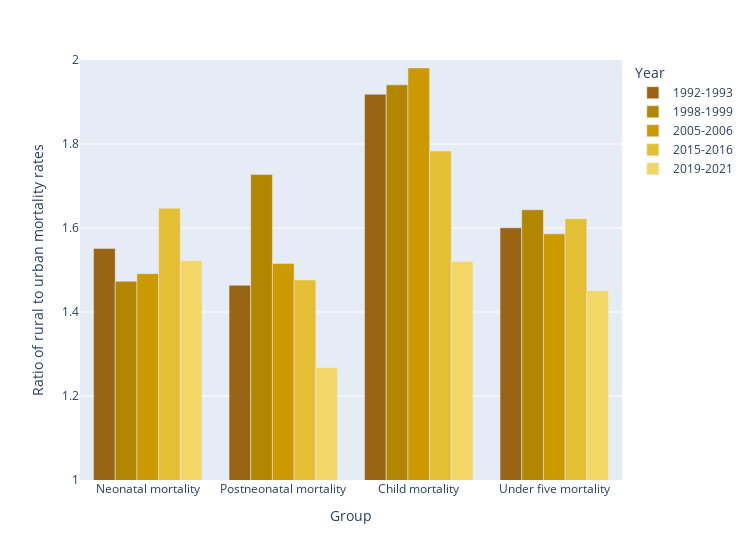

Notebook source saved alongside this figure:
### Code cell
# Proportion of rural to urban mortality rates
def proportion(data):
    temp = data.pivot(index='Year', columns='Area', values='Total Rate')
    temp['Proportion'] = temp['Rural'] / temp['Urban']
    data_p = temp.reset_index()
    return data_p

UR_neonatal_p = proportion(UR_neonatal)
UR_postnatal_p = proportion(UR_postnatal)
UR_child_p = proportion(UR_child)
UR_underfive_p = proportion(UR_underfive)

# Join into one dataframe
UR_neonatal_p['Group'] = 'Neonatal mortality'
UR_postnatal_p['Group'] = 'Postneonatal mortality'
UR_child_p['Group'] = 'Child mortality'
UR_underfive_p['Group'] = 'Under five mortality'
UR_p = pd.concat([UR_neonatal_p, UR_postnatal_p, UR_child_p, UR_underfive_p])

# Plot proportion
fig = px.bar(UR_p, x='Group', y='Proportion',
             color='Year', barmode='group', width=750,
             color_discrete_sequence=['#996515', '#B38600', '#CC9900', '#E5BF33', '#F2D666']
             )
# Update layout
fig.update_layout(
    yaxis_title='Ratio of rural to urban mortality rates',
    yaxis=dict(range=[1, 2])  # Set y-axis range
)
fig.show()

### Figure 1 — Plotly figure (JSON) as saved in the notebook; plotly's stock layout.template omitted (floating-point values rounded to 4 significant figures)
{"data": [{"alignmentgroup": "True", "hovertemplate": "Year=1992-1993<br>Group=%{x}<br>Proportion=%{y}<extra></extra>", "legendgroup": "1992-1993", "marker": {"color": "#996515", "pattern": {"shape": ""}}, "name": "1992-1993", "offsetgroup": "1992-1993", "orientation": "v", "showlegend": true, "textposition": "auto", "type": "bar", "x": ["Neonatal mortality", "Postneonatal mortality", "Child mortality", "Under five mortality"], "xaxis": "x", "y": [1.551, 1.464, 1.918, 1.601], "yaxis": "y"}, {"alignmentgroup": "True", "hovertemplate": "Year=1998-1999<br>Group=%{x}<br>Proportion=%{y}<extra></extra>", "legendgroup": "1998-1999", "marker": {"color": "#B38600", "pattern": {"shape": ""}}, "name": "1998-1999", "offsetgroup": "1998-1999", "orientation": "v", "showlegend": true, "textposition": "auto", "type": "bar", "x": ["Neonatal mortality", "Postneonatal mortality", "Child mortality", "Under five mortality"], "xaxis": "x", "y": [1.473, 1.727, 1.941, 1.643], "yaxis": "y"}, {"alignmentgroup": "True", "hovertemplate": "Year=2005-2006<br>Group=%{x}<br>Proportion=%{y}<extra></extra>", "legendgroup": "2005-2006", "marker": {"color": "#CC9900", "pattern": {"shape": ""}}, "name": "2005-2006", "offsetgroup": "2005-2006", "orientation": "v", "showlegend": true, "textposition": "auto", "type": "bar", "x": ["Neonatal mortality", "Postneonatal mortality", "Child mortality", "Under five mortality"], "xaxis": "x", "y": [1.491, 1.515, 1.981, 1.586], "yaxis": "y"}, {"alignmentgroup": "True", "hovertemplate": "Year=2015-2016<br>Group=%{x}<br>Proportion=%{y}<extra></extra>", "legendgroup": "2015-2016", "marker": {"color": "#E5BF33", "pattern": {"shape": ""}}, "name": "2015-2016", "offsetgroup": "2015-2016", "orientation": "v", "showlegend": true, "textposition": "auto", "type": "bar", "x": ["Neonatal mortality", "Postneonatal mortality", "Child mortality", "Under five mortality"], "xaxis": "x", "y": [1.647, 1.476, 1.783, 1.622], "yaxis": "y"}, {"alignmentgroup": "True", "hovertemplate": "Year=2019-2021<br>Group=%{x}<br>Proportion=%{y}<extra></extra>", "legendgroup": "2019-2021", "marker": {"color": "#F2D666", "pattern": {"shape": ""}}, "name": "2019-2021", "offsetgroup": "2019-2021", "orientation": "v", "showlegend": true, "textposition": "auto", "type": "bar", "x": ["Neonatal mortality", "Postneonatal mortality", "Child mortality", "Under five mortality"], "xaxis": "x", "y": [1.522, 1.267, 1.52, 1.451], "yaxis": "y"}], "layout": {"barmode": "group", "legend": {"title": {"text": "Year"}, "tracegroupgap": 0}, "margin": {"t": 60}, "width": 750, "xaxis": {"anchor": "y", "domain": [0, 1], "title": {"text": "Group"}}, "yaxis": {"anchor": "x", "domain": [0, 1], "range": [1, 2], "title": {"text": "Ratio of rural to urban mortality rates"}}}}
